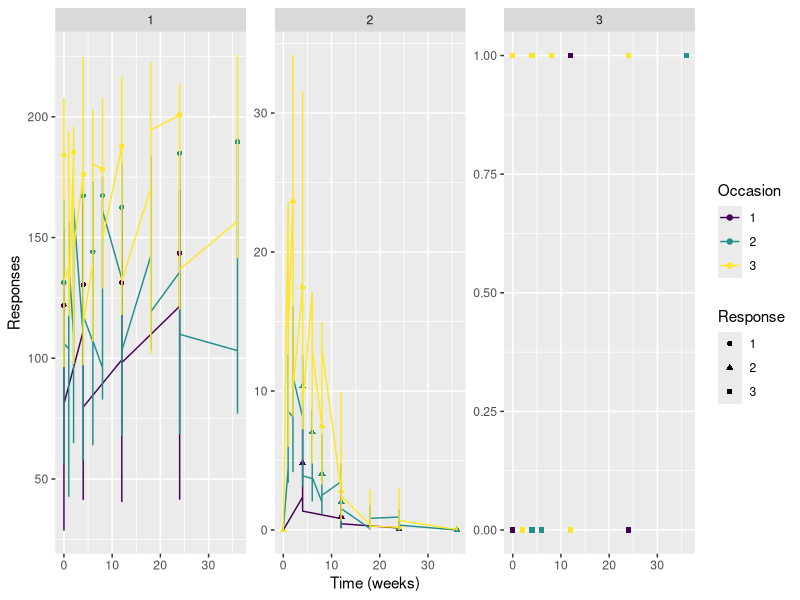
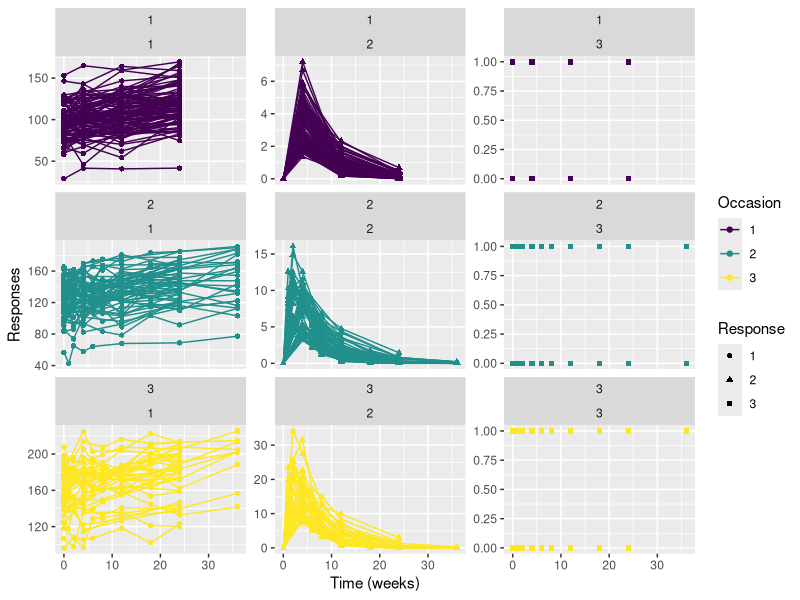

These figures' R source, in order: (Note: this script raises an error after producing the figures.)
## ---- chunk 1
# Setting working directory
require("knitr")
knitr::opts_chunk$set(echo = TRUE)

# Libraries
library(ggplot2) 
library(RColorBrewer) 
library(gridExtra)
library(viridis)
library(mvtnorm)

#library(dplyr)
# library(Cairo)

# Working directory
saemixDir<-"/home/eco/work/saemix/saemixextension"
workDir <-getwd()
setwd(workDir)
knitr::opts_chunk$set(root.dir = workDir)

# directory to save simulated data
datDir<-file.path(saemixDir,"data40")
## ---- chunk 2
# design
nsuj <- 100
commonTimes <- c(0, 4, 12, 24)
sampleTimes <- c(1,2,6,8,18,36)

# model function
simul.biomarkers <- function(psi,id,xidep) {
  tim<-xidep[,1]
  dose<-xidep[,2]
  y<-xidep[,3] # not used for the simulation
  ytype<-xidep$ytype
  occ <- xidep$occ
  alpha<-psi[id,1] # biomarker 1
  delta<-psi[id,2]
  ka<-psi[id,3] # biomarker 2
  V<-psi[id,4]
  CL<-psi[id,5]
  p3<-psi[id,6] # biomarker 3
  delta.y1<-psi[id,7]
  delta.y2<-psi[id,8]
  y1 <- alpha+delta*tim
  y2 <- dose*ka/V/(ka-CL/V)*(exp(-CL/V*tim) - exp(-ka*tim))
  logit<-p3+delta.y1*(y1/100)+delta.y2*y2
  pevent<-1/(1+exp(-logit))
  ypred<-rbinom(length(tim),size=1, prob=pevent) # ytype==3
  ypred[ytype==1]<-y1[ytype==1]
  ypred[ytype==2]<-y2[ytype==2]
  return(ypred)
}

# Parameters
doses <-c(50,100,200,400)
param <- data.frame(alpha=100, delta=0.83, ka=1, V=12, CL=2.5, p3=0.3, delta.y1=0.84, delta.y2=-0.0675)
## IIV
omega.iiv <- c(rep(0.2,5),0,0.1,0.1) # SD of the IIV for each parameter (on the eta scale)
varcovmat<-diag(c(omega.iiv[2],omega.iiv[5])**2) # correlation between delta and CL
varcovmat[1,2]<-varcovmat[2,1]<-0.7*omega.iiv[2]*omega.iiv[5]
## IOV
omega.iov <- c(0.1, 0.1) # SD of the IOV for each parameter (on the eta scale)
iovmat <- diag(omega.iov**2) # only IOV for delta and CL
iovmat[1,2]<-iovmat[2,1]<-0.7*omega.iov[1]*omega.iov[2]
## Residual variability
par.sig <- c(10,0.1)
# correlation between 

## Biomarker 1: changes from 100 to 150 on average
## Biomarker 2: peaks around 4 weeks, to a value of 20 with the highest dose (200)
biomark2 <- function(tim, dose,param) {
  dose*param$ka/param$V/(param$ka-param$CL/param$V)*(exp(-param$CL/param$V*tim) - exp(-param$ka*tim))
}
# Biomarker 3: initial probability p3=0.3
## increased probability to 0.7 when biomarker 1 is doubled
### logit(0.3)+delta.y1*2=logit(0.7) => delta.y1 = 0.84
## decreased probability to 0.1 when biomarker 2 is at its peak value (20) on the highest dose
### logit(0.3)+delta.y2*20=logit(0.1) => delta.y2 = -0.0675

# Finding parameters for the 2nd biomarker
if(FALSE) {
  xtim<-c(seq(0,4,0.5),5:36)
  ypl <- data.frame(x=rep(xtim,4), dose=rep(doses, each=length(xtim)), y=0)
  for(idose in doses) ypl$y[ypl$dose==idose]<-biomark2(xtim, idose, param)
  ggplot(data=ypl,aes(x=x, y=y, group=dose, colour=as.factor(dose)))+geom_line() + scale_color_viridis(discrete = TRUE)
}
# Finding parameters for the 3rd biomarker
if(FALSE) {
  (log(.7/.3)-log(.3/.7))/2
  (log(.1/.9)-log(.3/.7))/20
}

# Simulation of individual-specific parameters (dataframe psi1)
## No covariates used in the model
psi1 <-data.frame(id=1:nsuj)
# Simulate first random effects for delta and CL, correlated, then all other etas
tab1 <- rmvnorm(nsuj, sigma=varcovmat)
etas <- matrix(rnorm(nsuj*5,mean=0,sd=1), ncol=5)
psi1$alpha <- param$alpha*(1+etas[,1]*omega.iiv[1])
psi1$delta<-param$delta*(1+tab1[,1]) # normal distribution, omega.iiv already included
psi1$ka <- param$ka*exp(etas[,2]*omega.iiv[3])  # log-normal distribution
psi1$V <- param$V*exp(etas[,3]*omega.iiv[4]) # log-normal distribution, omega.iiv already included
psi1$CL<-param$CL*exp(tab1[,2]) # log-normal distribution
psi1$p3 <- param$p3 # no IIV
psi1$delta.y1 <- param$delta.y1*(1+etas[,4]*omega.iiv[7]) # normal distribution
psi1$delta.y2 <- param$delta.y2*(1+etas[,5]*omega.iiv[8])

psi1.nocov <- psi1

# Adding IOV
nocc <- sample(1:3, size=nsuj, replace=TRUE) # nb of occasions per subject
psi1.iov<-NULL
for(isuj in 1:nsuj) {
  psisuj <- do.call(rbind,rep(list(psi1[isuj,]),nocc[isuj]))
  psisuj$occ<-1:nocc[isuj]
  eta.iov<-rmvnorm(nocc[isuj],sigma=iovmat)
  psisuj$delta <-psisuj$delta*(1+eta.iov[,1])
  psisuj$CL <-psisuj$CL*exp(eta.iov[,2])
  # steady increase in biomarker with time across occasions
  if(nocc[isuj]>1)
    psisuj$alpha[2]<-psisuj$alpha[1]+psisuj$delta[1]*36
  if(nocc[isuj]>2)
    psisuj$alpha[3]<-psisuj$alpha[2]+psisuj$delta[2]*36
  psi1.iov<-rbind(psi1.iov, psisuj)
}
psi1.iov$index <- paste0(psi1.iov$id,".",psi1.iov$occ)

# Simulated data
xidep1 <- data.frame(tim=rep(commonTimes, each=3), dose=doses[1], y=0, ytype=rep(c(1:3),length(commonTimes)), occ=1)

simdata<-NULL
isuj<-1
for(isuj in 1:nsuj) {
  xidep<-xidep1
  idose1 <- sample(1:2,1) # starting dose
  xidep$dose <- doses[idose1]
  if(nocc[isuj]>1) {
  for(iocc in 2:nocc[isuj]) {
    ntim <- sample(0:4,1)
    if(ntim>0) xtime <- sort(c(commonTimes,sample(sampleTimes, ntim)))
    xidep2 <- data.frame(tim=rep(xtime, each=3), dose=doses[idose1+(iocc-1)], y=0, ytype=rep(c(1:3),length(xtime)), occ=iocc)
    xidep<-rbind(xidep, xidep2)
  }
  }
  id.occ<-paste0(rep(isuj,dim(xidep)[1]),".",xidep$occ)
  xid <- match(id.occ, psi1.iov$index)
  ypred<-simul.biomarkers(psi1.iov[,-c(1)], xid, xidep)
  datsuj <- data.frame(id=isuj, time=xidep$tim, dose=xidep$dose, ytype=xidep$ytype, occ=xidep$occ,ypred=round(ypred,digits=2), y=ypred)
  datsuj$y[datsuj$ytype==1] <- round(datsuj$y[datsuj$ytype==1] + par.sig[1]*rnorm(sum(datsuj$ytype==1)), digits=2)
  datsuj$y[datsuj$ytype==2] <- round(datsuj$y[datsuj$ytype==2]*(1 + par.sig[2]*rnorm(sum(datsuj$ytype==2))), digits=2)
  simdata <- rbind(simdata, datsuj)
}

if(FALSE) {
  ggplot(datsuj, aes(x=time, y=ypred, group=ytype, colour=as.factor(ytype))) + geom_point() + xlab("Time (weeks)") + ylab("Responses")  + scale_color_viridis("Occasion",discrete = TRUE) + facet_wrap(.~occ)

ggplot(datsuj, aes(x=time, y=ypred, group=occ, colour=as.factor(ytype))) + geom_point() + geom_line() + xlab("Time (weeks)") + ylab("Responses")  + scale_color_viridis("Response",discrete = TRUE) + facet_wrap(.~ytype, scales="free_y")

ggplot(datsuj, aes(x=time, y=y, group=occ, colour=as.factor(ytype))) + geom_point(aes(shape=as.factor(occ))) + geom_line() + xlab("Time (weeks)") + ylab("Responses")  + scale_color_viridis("Response",discrete = TRUE) + scale_shape(name = "Occasion") + facet_wrap(.~ytype, scales="free_y")

}

# Plot for one subject with 3 occasions
isuj <- unique(simdata$id[simdata$occ==3])[1]
datsuj<-simdata[simdata$id==isuj,]
ggplot(datsuj, aes(x=time, y=y, group=occ, colour=as.factor(occ))) + geom_point(aes(shape=as.factor(ytype))) + geom_line(data = subset(simdata, ytype<3)) + xlab("Time (weeks)") + ylab("Responses")  + scale_color_viridis("Occasion",discrete = TRUE) + scale_shape(name = "Response") + facet_wrap(.~ytype, scales="free_y")

# Plot for all subjects
ggplot(simdata, aes(x=time, y=y, group=id, colour=as.factor(occ))) + geom_point(aes(shape=as.factor(ytype))) + geom_line(data = subset(simdata, ytype<3)) + xlab("Time (weeks)") + ylab("Responses")  + scale_color_viridis("Occasion",discrete = TRUE) + scale_shape(name = "Response") + facet_wrap(occ~ytype, scales="free_y")

# Probably need to transform biomarker 3 into % of responses at each time to visualise response 3

## ---- chunk 3

write.csv(simdata, file=file.path(datDir,"complexSimulation_nocov.csv"), quote=F, row.names = FALSE)

## ---- chunk 4
# Covariates
## Baseline covariates
### equal number of male and female
### weight ~ N(60,12) in female and N(70,14) in men
### age ~ N(60, 9)
male.id <- sort(sample(1:nsuj, nsuj/2, replace=FALSE))
cov.base <- data.frame(id=1:nsuj, sex=1, age=trunc(rnorm(nsuj,mean=60,sd=9)), wt = trunc(rnorm(nsuj, mean=60, sd=12)))
cov.base$sex[male.id]<-0
cov.base$wt[male.id]<-trunc(rnorm(nsuj/2, mean=70, sd=14))

## Occasion specific covariates
### number of occasions between 1 and 3
### Scr at baseline ~ LN(1,0.1)
#### Increase of 10% (~N(0.1, 0.01)) every year
### Compute CRCL as a function of Scr, age, wt and sex (ml/min)
### comedication ~ Bernoulli(p=0.3) at each occasion
cov.base$nb.occ <- nocc
cov.occ<-data.frame()
for(i in 1:nsuj) {
  tabsuj<-do.call(rbind,rep(list(cov.base[i,]),nocc[i]))
  tabsuj<-cbind(tabsuj, occ=1:nocc[i])
# Scr: mg/dL
  scr<-round(exp(0.15*rnorm(1, mean=0, sd=1)), digits=2)*ifelse(cov.base$sex[1]==1,0.85,1.05)
  scr<-c(scr, round(scr*rnorm(1,mean=1.1,sd=0.01), digits=2))
  scr<-c(scr,round(scr[2]*rnorm(1,mean=1.1,sd=0.01), digits=2))
  tabsuj<-cbind(tabsuj,scr=scr[1:nocc[i]], comed=rbinom(nocc[i],1,0.3))
  cov.occ<-rbind(cov.occ, tabsuj)
}
colnames(cov.occ)[1:4]<-colnames(cov.base)[1:4]
cov.occ$crcl<-(140-cov.occ$age)*cov.occ$wt/(72*cov.occ$scr)* (1*(1-cov.occ$sex)+0.85*cov.occ$sex)

# Cockroft-Gault equation (mL/min)
# CrCl = [(140 – Age) × Mass (kg) × 0.85 if female] / 72 × [Serum Creatinine (mg/dL)]
# Adult (< 40 years) reference ranges for creatinine clearance are as follows [1] :
#    Male: 107-139 mL/min or 1.78-2.32 mL/s (SI units)
#    Female: 87-107 mL/min or 1.45-1.78 mL/s (SI units)
# Normal serum creatinine ranges are:
#   0.6–1.1 mg/dL in women and adolescents aged 16 and older
#   0.8–1.3 mg/dL in men and adolescents aged 16 and older
#    0.2 or more in infants, depending on muscle development
### Pb: the predicted CrCL values are much lower than the normal range even though all variables have been simulated and Scr within the normal ranges...

# CKD-EPI equation - 2021 (ml/min for 1.73m2 BSA)
# cov.occ$gfr <- 141*min(cov.occ$scr/ifelse(cov.occ$sex==1,0.7,0.9), 1)^(ifelse(cov.occ$sex==1,-0.329,-0.411)) * max(cov.occ$scr/ifelse(cov.occ$sex==1,0.7,0.9), 1)^(-1.209)*0.993^cov.occ$age*(1*(1-cov.occ$sex)+1.018*cov.occ$sex)

cov.occ$egfr <- 142*min(c(cov.occ$scr/ifelse(cov.occ$sex==1,0.7,0.9), 1))^(ifelse(cov.occ$sex==1,-0.241,-0.302)) * max(c(cov.occ$scr/ifelse(cov.occ$sex==1,0.7,0.9), 1))^(-1.2)*0.9938^(cov.occ$age)*(1*(1-cov.occ$sex)+1.012*cov.occ$sex)
# another completely different value and even lower than the normal range :-/
# normal values: 116 (at 20) to 76 (at 70)
# here: 43 to 56...


